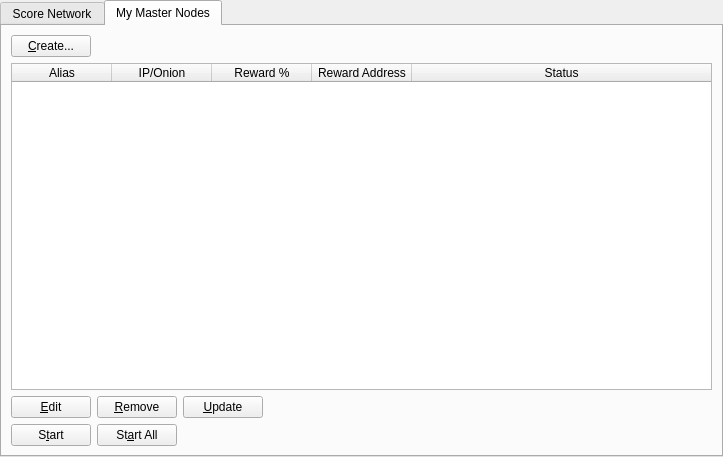
<?xml version="1.0" encoding="UTF-8"?>
<ui version="4.0">
 <class>MasternodeManager</class>
 <widget class="QWidget" name="MasternodeManager">
  <property name="geometry">
   <rect>
    <x>0</x>
    <y>0</y>
    <width>723</width>
    <height>457</height>
   </rect>
  </property>
  <property name="windowTitle">
   <string>Form</string>
  </property>
  <layout class="QVBoxLayout" name="topLayout">
   <property name="leftMargin">
    <number>0</number>
   </property>
   <property name="topMargin">
    <number>0</number>
   </property>
   <property name="rightMargin">
    <number>0</number>
   </property>
   <property name="bottomMargin">
    <number>0</number>
   </property>
   <item>
    <layout class="QVBoxLayout" name="verticalLayout">
     <property name="bottomMargin">
      <number>0</number>
     </property>
     <item>
      <widget class="QTabWidget" name="tabWidget">
       <property name="currentIndex">
        <number>1</number>
       </property>
       <widget class="QWidget" name="tab">
        <attribute name="title">
         <string>Score Network</string>
        </attribute>
        <layout class="QGridLayout" name="gridLayout">
         <item row="1" column="0">
          <widget class="QTableWidget" name="tableWidgetMasternodes">
           <property name="editTriggers">
            <set>QAbstractItemView::NoEditTriggers</set>
           </property>
           <property name="alternatingRowColors">
            <bool>true</bool>
           </property>
           <property name="selectionBehavior">
            <enum>QAbstractItemView::SelectRows</enum>
           </property>
           <property name="sortingEnabled">
            <bool>true</bool>
           </property>
           <attribute name="horizontalHeaderStretchLastSection">
            <bool>true</bool>
           </attribute>
           <column>
            <property name="text">
             <string>Address</string>
            </property>
           </column>
           <column>
            <property name="text">
             <string>Protocol</string>
            </property>
           </column>
           <column>
            <property name="text">
             <string>Active</string>
            </property>
           </column>
           <column>
            <property name="text">
             <string>Active (secs)</string>
            </property>
           </column>
           <column>
            <property name="text">
             <string>Last Seen</string>
            </property>
           </column>
           <column>
            <property name="text">
             <string>Pubkey</string>
            </property>
           </column>
          </widget>
         </item>
         <item row="0" column="0">
          <layout class="QHBoxLayout" name="horizontalLayout_3">
           <property name="bottomMargin">
            <number>0</number>
           </property>
           <item>
            <widget class="QLabel" name="label_2">
             <property name="text">
              <string>Score Node Count:</string>
             </property>
            </widget>
           </item>
           <item>
            <widget class="QLabel" name="countLabel">
             <property name="text">
              <string>0</string>
             </property>
            </widget>
           </item>
           <item>
            <spacer name="horizontalSpacer_3">
             <property name="orientation">
              <enum>Qt::Horizontal</enum>
             </property>
             <property name="sizeHint" stdset="0">
              <size>
               <width>40</width>
               <height>20</height>
              </size>
             </property>
            </spacer>
           </item>
          </layout>
         </item>
        </layout>
       </widget>
       <widget class="QWidget" name="tab_2">
        <attribute name="title">
         <string>My Master Nodes</string>
        </attribute>
        <layout class="QGridLayout" name="gridLayout_2">
         <item row="0" column="0">
          <layout class="QVBoxLayout" name="verticalLayout_2">
           <property name="bottomMargin">
            <number>0</number>
           </property>
           <item>
            <layout class="QHBoxLayout" name="horizontalLayout">
             <item>
              <widget class="QPushButton" name="createButton">
               <property name="text">
                <string>&amp;Create...</string>
               </property>
              </widget>
             </item>
             <item>
              <spacer name="horizontalSpacer">
               <property name="orientation">
                <enum>Qt::Horizontal</enum>
               </property>
               <property name="sizeHint" stdset="0">
                <size>
                 <width>40</width>
                 <height>20</height>
                </size>
               </property>
              </spacer>
             </item>
            </layout>
           </item>
           <item>
            <widget class="QTableWidget" name="tableWidget_2">
             <property name="minimumSize">
              <size>
               <width>695</width>
               <height>0</height>
              </size>
             </property>
             <property name="editTriggers">
              <set>QAbstractItemView::NoEditTriggers</set>
             </property>
             <property name="alternatingRowColors">
              <bool>true</bool>
             </property>
             <property name="selectionMode">
              <enum>QAbstractItemView::SingleSelection</enum>
             </property>
             <property name="selectionBehavior">
              <enum>QAbstractItemView::SelectRows</enum>
             </property>
             <attribute name="horizontalHeaderStretchLastSection">
              <bool>true</bool>
             </attribute>
             <column>
              <property name="text">
               <string>Alias</string>
              </property>
             </column>
             <column>
              <property name="text">
               <string>IP/Onion</string>
              </property>
             </column>
             <column>
              <property name="text">
               <string>Reward %</string>
              </property>
             </column>
             <column>
              <property name="text">
               <string>Reward Address</string>
              </property>
             </column>
             <column>
              <property name="text">
               <string>Status</string>
              </property>
             </column>
            </widget>
           </item>
           <item>
            <layout class="QHBoxLayout" name="horizontalLayout_2">
             <property name="bottomMargin">
              <number>0</number>
             </property>
             <item>
              <widget class="QPushButton" name="editButton">
               <property name="text">
                <string>&amp;Edit</string>
               </property>
              </widget>
             </item>
             <item>
              <widget class="QPushButton" name="removeButton">
               <property name="text">
                <string>&amp;Remove</string>
               </property>
              </widget>
             </item>
             <item>
              <widget class="QPushButton" name="UpdateButton">
               <property name="text">
                <string>&amp;Update</string>
               </property>
              </widget>
             </item>
             <item>
              <spacer name="horizontalSpacer_2">
               <property name="orientation">
                <enum>Qt::Horizontal</enum>
               </property>
               <property name="sizeHint" stdset="0">
                <size>
                 <width>40</width>
                 <height>20</height>
                </size>
               </property>
              </spacer>
             </item>
            </layout>
           </item>
           <item>
            <layout class="QHBoxLayout" name="horizontalLayout_4">
             <property name="bottomMargin">
              <number>0</number>
             </property>
            </layout>
           </item>
           <item>
            <layout class="QHBoxLayout" name="horizontalLayout_5">
             <property name="bottomMargin">
              <number>0</number>
             </property>
             <item>
              <widget class="QPushButton" name="startButton">
               <property name="text">
                <string>S&amp;tart</string>
               </property>
              </widget>
             </item>
             <item>
              <widget class="QPushButton" name="startAllButton">
               <property name="text">
                <string>St&amp;art All</string>
               </property>
              </widget>
             </item>
             <item>
              <spacer name="horizontalSpacer_5">
               <property name="orientation">
                <enum>Qt::Horizontal</enum>
               </property>
               <property name="sizeHint" stdset="0">
                <size>
                 <width>40</width>
                 <height>20</height>
                </size>
               </property>
              </spacer>
             </item>
            </layout>
           </item>
          </layout>
         </item>
        </layout>
       </widget>
      </widget>
     </item>
    </layout>
   </item>
  </layout>
 </widget>
 <resources/>
 <connections/>
</ui>
